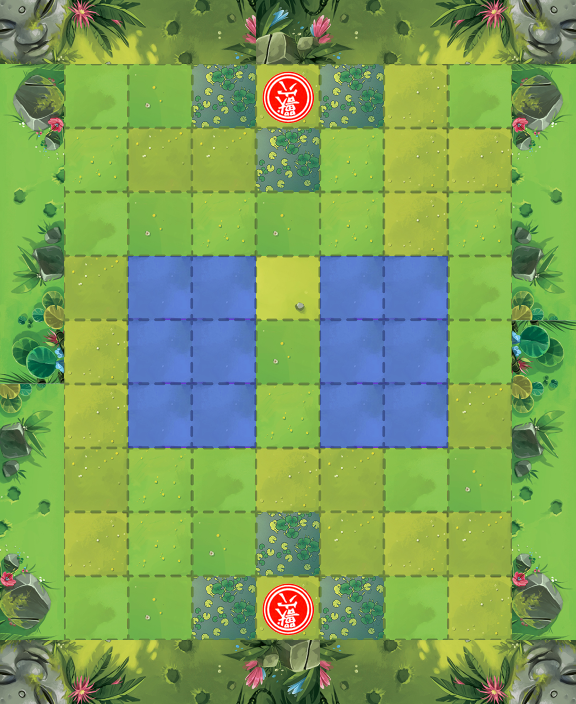

This is a level from a 2D game, rendered from its Tiled map with the project's own tilesets. A one-line summary and the complete map file follow:
An orthogonal 9x11 tile map with 64x64 px tiles, 2 tile layers (Middleground, Foreground), 2 hidden layers not drawn, 4 tilesets.

<map version="1.2" tiledversion="1.3.2" orientation="orthogonal" renderorder="right-down" compressionlevel="0" width="9" height="11" tilewidth="64" tileheight="64" infinite="0" nextlayerid="6" nextobjectid="1">
 <tileset firstgid="1" name="Terrain" tilewidth="64" tileheight="64" tilecount="8" columns="0">
  <grid orientation="orthogonal" width="1" height="1" />
  <tile id="0">
   <image width="64" height="64" source="../Sprites/Tiles/HD/plateau-siam_0000_Calque-1.png" />
  </tile>
  <tile id="1">
   <image width="64" height="64" source="../Sprites/Tiles/HD/plateau-siam_0001_Calque-2.png" />
  </tile>
  <tile id="2">
   <image width="64" height="64" source="../Sprites/Tiles/HD/plateau-siam_0002_Calque-3.png" />
  </tile>
  <tile id="3">
   <image width="64" height="64" source="../Sprites/Tiles/HD/plateau-siam_0003_Calque-4.png" />
  </tile>
  <tile id="4">
   <image width="64" height="64" source="../Sprites/Tiles/HD/plateau-siam_0004_Calque-5.png" />
  </tile>
  <tile id="5">
   <image width="64" height="64" source="../Sprites/Tiles/HD/plateau-siam_0005_Calque-6.png" />
  </tile>
  <tile id="6">
   <image width="64" height="64" source="../Sprites/Tiles/HD/plateau-siam_0006_Calque-7.png" />
  </tile>
  <tile id="7">
   <image width="64" height="64" source="../Sprites/Tiles/HD/plateau-siam_0007_Calque-8.png" />
  </tile>
 </tileset>
 <tileset firstgid="9" name="Border1" tilewidth="64" tileheight="64" tilecount="7" columns="0">
  <grid orientation="orthogonal" width="1" height="1" />
  <tile id="0">
   <image width="64" height="64" source="../Sprites/Tiles/HD/border1/debug_plateau-siam_0008_Calque-9_0_0.png" />
  </tile>
  <tile id="1">
   <image width="64" height="64" source="../Sprites/Tiles/HD/border1/debug_plateau-siam_0008_Calque-9_0_1.png" />
  </tile>
  <tile id="2">
   <image width="64" height="64" source="../Sprites/Tiles/HD/border1/debug_plateau-siam_0008_Calque-9_0_2.png" />
  </tile>
  <tile id="3">
   <image width="64" height="64" source="../Sprites/Tiles/HD/border1/debug_plateau-siam_0008_Calque-9_0_3.png" />
  </tile>
  <tile id="4">
   <image width="64" height="64" source="../Sprites/Tiles/HD/border1/debug_plateau-siam_0008_Calque-9_0_4.png" />
  </tile>
  <tile id="5">
   <image width="64" height="64" source="../Sprites/Tiles/hdtrap.png" />
  </tile>
  <tile id="6">
   <image width="63" height="63" source="../Sprites/Tiles/throne.png" />
  </tile>
 </tileset>
 <tileset firstgid="16" name="Border2" tilewidth="64" tileheight="64" tilecount="5" columns="0">
  <grid orientation="orthogonal" width="1" height="1" />
  <tile id="5">
   <image width="64" height="64" source="../Sprites/Tiles/HD/border2/plateau-siam_0009_Calque-10_0_0.png" />
  </tile>
  <tile id="6">
   <image width="64" height="64" source="../Sprites/Tiles/HD/border2/plateau-siam_0009_Calque-10_0_1.png" />
  </tile>
  <tile id="7">
   <image width="64" height="64" source="../Sprites/Tiles/HD/border2/plateau-siam_0009_Calque-10_0_2.png" />
  </tile>
  <tile id="8">
   <image width="64" height="64" source="../Sprites/Tiles/HD/border2/plateau-siam_0009_Calque-10_0_3.png" />
  </tile>
  <tile id="9">
   <image width="64" height="64" source="../Sprites/Tiles/HD/border2/plateau-siam_0009_Calque-10_0_4.png" />
  </tile>
 </tileset>
 <tileset firstgid="26" name="Collisions" tilewidth="64" tileheight="64" tilecount="2" columns="0">
  <grid orientation="orthogonal" width="1" height="1" />
  <tile id="0">
   <image width="64" height="64" source="../Sprites/Tiles/Collision/collisions.png" />
  </tile>
  <tile id="1">
   <image width="64" height="64" source="../Sprites/Tiles/Collision/waterCollision.png" />
  </tile>
 </tileset>
 <layer id="1" name="Middleground" width="9" height="11">
  <data encoding="csv">
2147483673,2147483672,2147483671,2147483670,21,22,23,24,25,
1610612749,7,8,14,3,14,3,7,3758096397,
1610612748,6,2,2,14,6,3,3,3758096396,
1610612747,7,8,6,8,6,3,6,3758096395,
1610612746,2,1,1,4,1,1,7,3758096394,
1610612745,3,1,1,8,1,1,7,2684354569,
2684354570,3,1,1,6,1,1,2,2684354570,
2684354571,2,6,7,3,2,7,8,2684354571,
2684354572,3,6,8,14,2,3,2,2684354572,
2684354573,7,8,14,3,14,7,3,2684354573,
3221225497,3221225496,3221225495,3221225494,3221225493,1073741846,1073741847,1073741848,1073741849
</data>
 </layer>
 <layer id="4" name="Foreground" width="9" height="11">
  <data encoding="csv">
0,0,0,0,0,0,0,0,0,
0,0,0,0,15,0,0,0,0,
0,0,0,0,0,0,0,0,0,
0,0,0,0,0,0,0,0,0,
0,0,0,0,0,0,0,0,0,
0,0,0,0,0,0,0,0,0,
0,0,0,0,0,0,0,0,0,
0,0,0,0,0,0,0,0,0,
0,0,0,0,0,0,0,0,0,
0,0,0,0,15,0,0,0,0,
0,0,0,0,0,0,0,0,0
</data>
 </layer>
 <layer id="3" name="WaterCollisions" width="9" height="11" visible="0">
  <data encoding="csv">
0,0,0,0,0,0,0,0,0,
0,0,0,0,0,0,0,0,0,
0,0,0,0,0,0,0,0,0,
0,0,0,0,0,0,0,0,0,
0,0,27,27,0,27,27,0,0,
0,0,27,27,0,27,27,0,0,
0,0,27,27,0,27,27,0,0,
0,0,0,0,0,0,0,0,0,
0,0,0,0,0,0,0,0,0,
0,0,0,0,0,0,0,0,0,
0,0,0,0,0,0,0,0,0
</data>
 </layer>
 <layer id="2" name="Collisions" width="9" height="11" visible="0">
  <data encoding="csv">
26,26,26,26,26,26,26,26,26,
26,0,0,0,0,0,0,0,26,
26,0,0,0,0,0,0,0,26,
26,0,0,0,0,0,0,0,26,
26,0,0,0,0,0,0,0,26,
26,0,0,0,0,0,0,0,26,
26,0,0,0,0,0,0,0,26,
26,0,0,0,0,0,0,0,26,
26,0,0,0,0,0,0,0,26,
26,0,0,0,0,0,0,0,26,
26,26,26,26,26,26,26,26,26
</data>
 </layer>
</map>